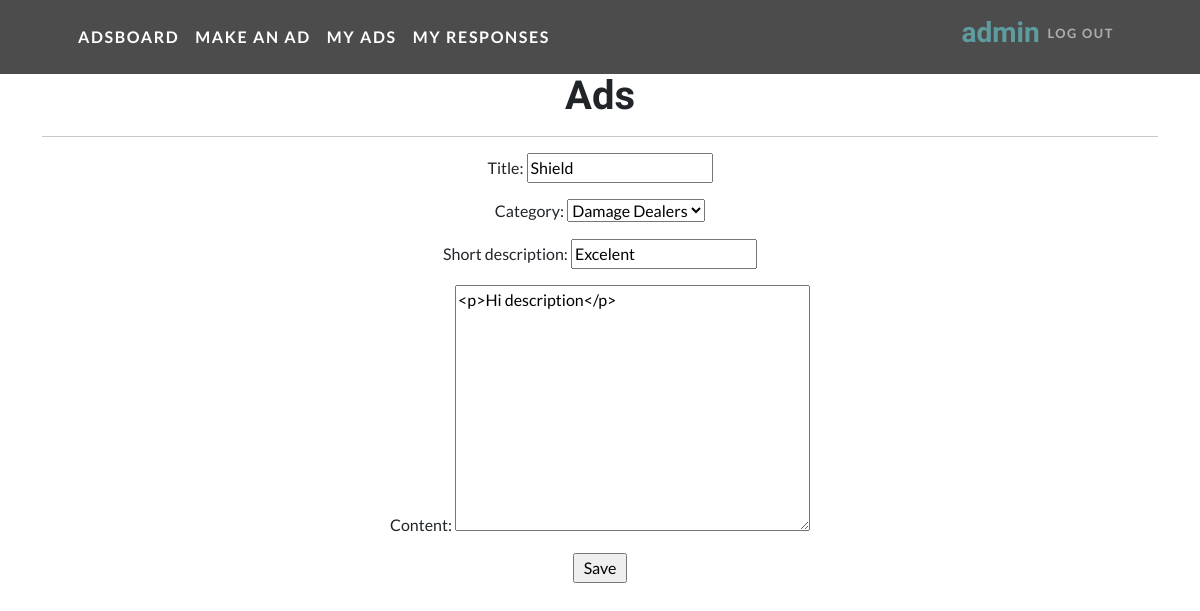
Before: /adsboard/6/update/ (signed in) with the older database file.
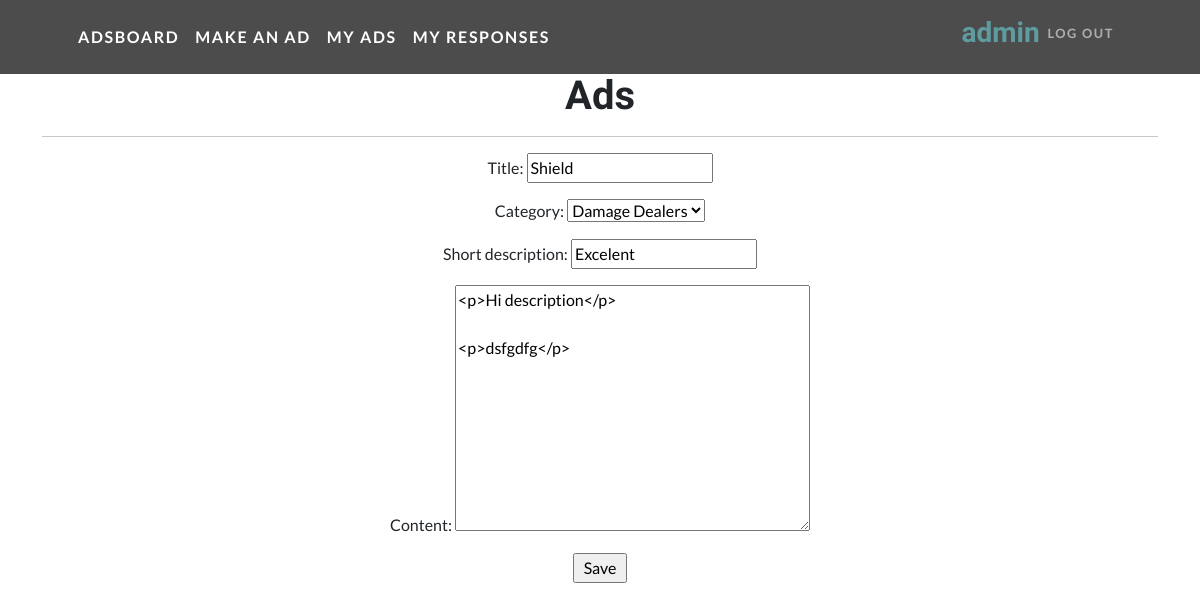
After: the same page with the newer database file.
### ads/models.py (models this page shows, shortened)
class Advert(models.Model):
    TS = 'Tanks'
    HS = 'Healers'
    DD = 'Damage Dealers'
    TD = 'Traders'
    GM = 'Guild Masters'
    QG = 'Quest Givers'
    BS = 'Blacksmith'
    TN = 'Tanner'
    PM = 'Potion Master'
    SM = 'Spell Master'
    CATEGORY_TYPES = [
        (TS, 'Tanks'),
        (HS, 'Healers'),
        (DD, 'Damage Dealers'),
        (TD, 'Traders'),
        (GM, 'Guild Masters'),
        (QG, 'Quest Givers'),
        (BS, 'Blacksmith'),
        (TN, 'Tanner'),
        (PM, 'Potion Master'),
        (SM, 'Spell Master')
    ]
    author = models.ForeignKey(User, on_delete=models.CASCADE)
    title = models.CharField(max_length=63)
    category = models.CharField(max_length=20, choices=CATEGORY_TYPES, default=TS)
    time_add = models.DateTimeField(auto_now_add=True)
    short_resp = models.CharField(max_length=255)
    content = RichTextUploadingField(config_name='default')

### ads/views.py (the view, shortened to what this page needs)
# urls.py: path('<int:pk>/update/', AdUpdate.as_view(), name='ad_update'),
class AdUpdate(LoginRequiredMixin, UpdateView):
    form_class = AdForm
    model = Advert
    template_name = 'ad_edit.html'

### ads/forms.py
class AdForm(forms.ModelForm):
    class Meta:
        model = Advert
        fields = [
            'title',
            'category',
            'short_resp',
            'content',
        ]
        labels = {
            'title': 'Title',
            'category': 'Category',
            'short_resp': 'Short description',
            'content': 'Content'
        }

### templates/ad_edit.html (shortened to what this page needs)
{% extends 'flatpages/default.html' %}
{% block content %}
<h1>Ads</h1>
<hr>
<form action="" method="post">
    {{ form.as_p }}
    <input type="submit" value=" Save " />
</form>
{% endblock content %}

Changed rows visible on the page:
changed Advert "Shield": content "<p>Hi description</p>" → "<p>Hi description</p> <p>dsfgdfg</p>"
